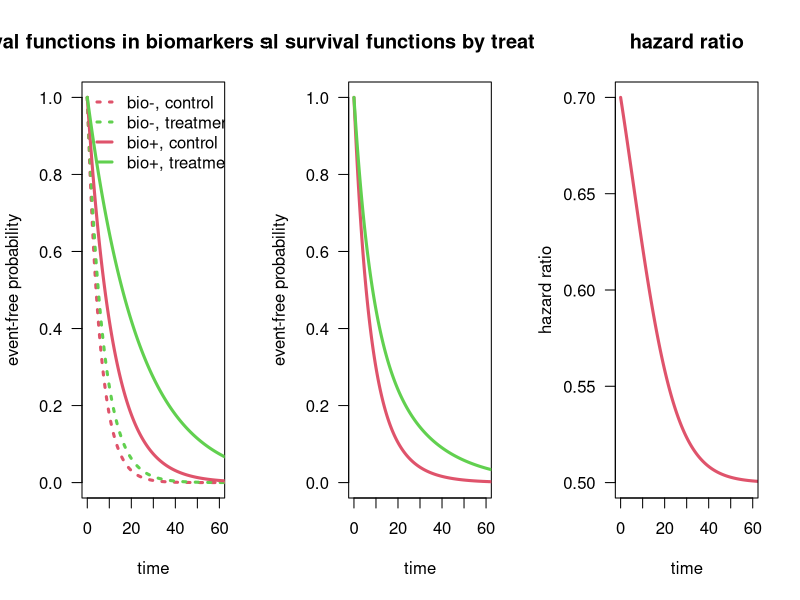

The R script that drew this image:
# script to illustrate non-proportional hazards in biomarkers subgroups

# biomarker negatives
m1 <- 4
hr1 <- 0.8
m2 <- m1 / hr1
lam1 <- log(2) / m1
lam2 <- log(2) / m2

# biomarker positives
m3 <- 8
hr2 <- 0.5
m4 <- m3 / hr2
lam3 <- log(2) / m3
lam4 <- log(2) / m4

xs <- seq(0, 100, by = 0.01)
S1 <- 1 - pexp(xs, rate = lam1)
S2 <- 1 - pexp(xs, rate = lam2)
S3 <- 1 - pexp(xs, rate = lam3)
S4 <- 1 - pexp(xs, rate = lam4)

# plot survival functions by biomarkers subgroup and treatment
par(mfrow = c(1, 3), las = 1, cex = 1)
plot(0, 0, type = "n", xlim = c(0, 60), ylim = c(0, 1), xlab = "time", ylab = "event-free probability", main = "survival functions in biomarkers subgroups")

lines(xs, S1, type = "l", col = 2, lty = 3, lwd = 3)
lines(xs, S2, type = "l", col = 3, lty = 3, lwd = 3)

lines(xs, S3, type = "l", col = 2, lty = 1, lwd = 3)
lines(xs, S4, type = "l", col = 3, lty = 1, lwd = 3)

legend("topleft", c("bio-, control", "bio-, treatment", "bio+, control", "bio+, treatment"), bty = "n", 
       col = c(2, 3, 2, 3), lty = c(3, 3, 1, 1), seg.len = 1, lwd = 3)

# marginal survival functions
p <- 1 / 2
S5 <- p * S1 + (1 - p) * S3
S6 <- p * S2 + (1 - p) * S4

plot(0, 0, type = "n", xlim = c(0, 60), ylim = c(0, 1), xlab = "time", ylab = "event-free probability", main = "marginal survival functions by treatment group")
lines(xs, S5, type = "l", col = 2, lty = 1, lwd = 3)
lines(xs, S6, type = "l", col = 3, lty = 1, lwd = 3)

# compute hazards using h(t) = dS(t) / dt * (S(t)) ^ (-1)
h5 <- (p * lam1 * S1 + (1 - p) * lam3 * S3) / (p * S1 + (1 - p) * S3)
h6 <- (p * lam2 * S2 + (1 - p) * lam4 * S4) / (p * S2 + (1 - p) * S4)

# plot hazard ratio
plot(xs, h6 / h5, type = "l", xlab = "time", ylab = "hazard ratio", lwd = 3, col = 2, main = "hazard ratio", xlim = c(0, 60))



